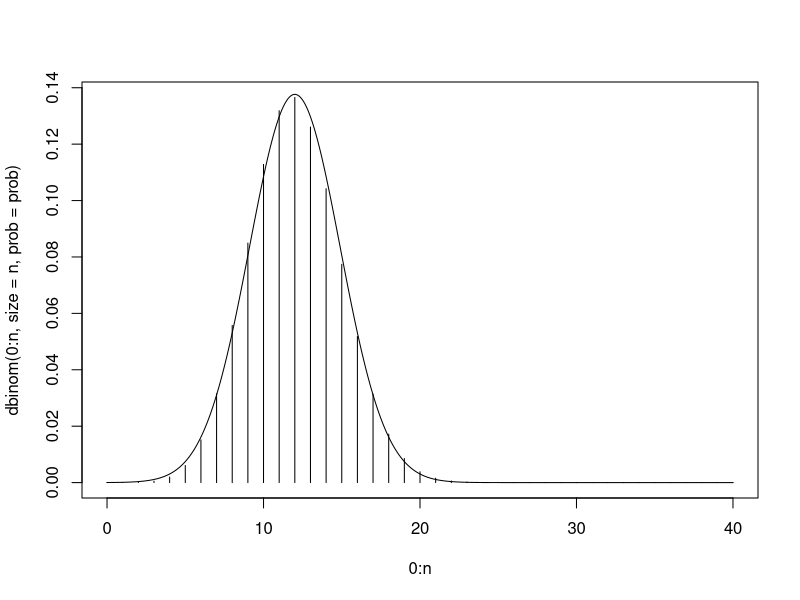
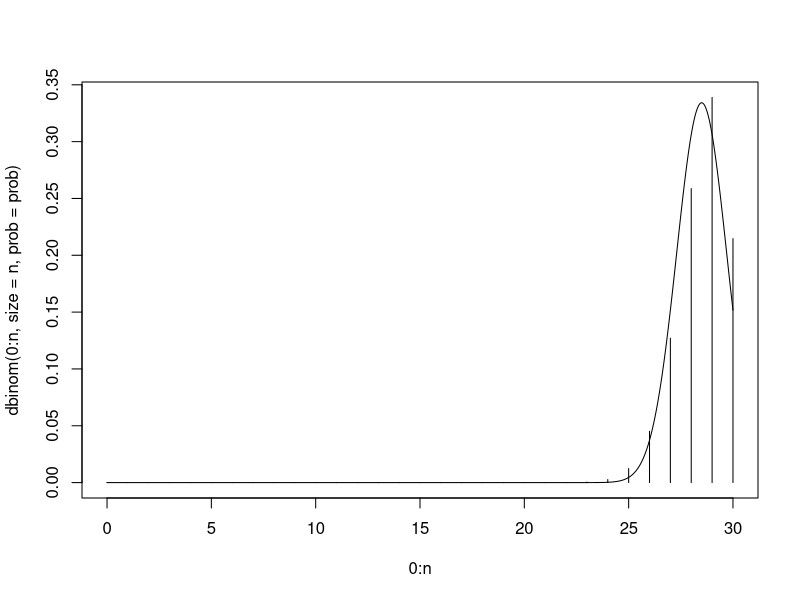
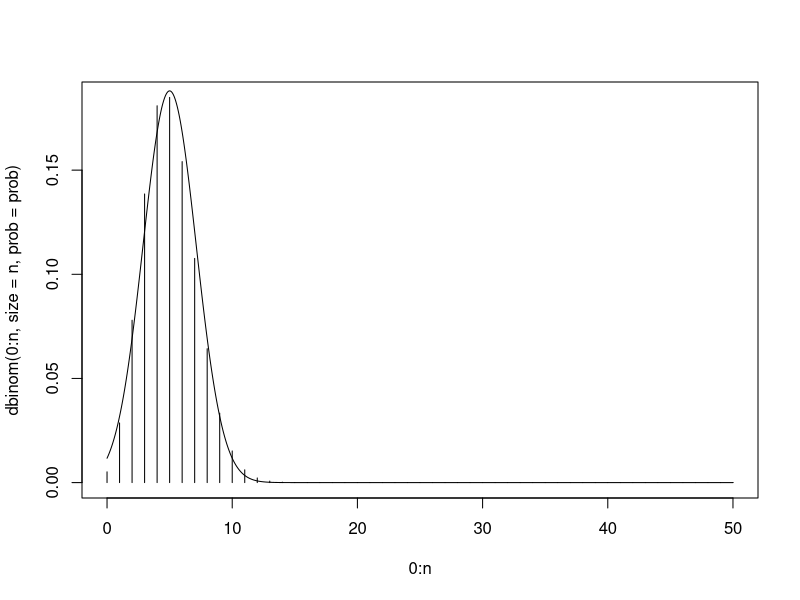

The R source for these figures, in order:
## ---- chunk 1
set.seed(42)
my_unif <- runif(30)
is.vector(my_unif)
## ---- chunk 2
my_unif[1:10]

my_unif[c(1:3, 15:17)]
## ---- chunk 3
sort(my_unif)
## ---- chunk 4
char_vec <- c('daf', "adf", "e2", '13da')
sort(char_vec)
## ---- chunk 5
data(trees)
trees
str(trees)
## ---- chunk 6
trees$Height
## ---- chunk 7
attributes(trees)
names(trees)
colnames(trees)[2:3]
## ---- chunk 8
is.list(trees)
is.data.frame(trees)
## ---- chunk 9
trees[1]
trees[[1]]
## ---- chunk 10
fit <- lm(Volume ~ Height + Girth, data = trees)
## ---- chunk 11
str(fit, max.level = 1)
## ---- chunk 12
fit$coefficients
coef(fit)

#no helper function for rank: rank(fit)
## ---- chunk 13
number <- 2
if((number %% 15) == 0) {
  print("fizz buzz")
  } else if((number %% 5) == 0){
    print("buzz")
  } else if((number %% 3) == 0){
    print("fizz")
  } else {
    print("whoops?")
  }

#if(!(number %% 15))
## ---- chunk 14
for(number in -1:41) {
  if((number %% 15) == 0) {
  print("fizz buzz")
  } else if((number %% 5) == 0){
    print("buzz")
  } else if((number %% 3) == 0){
    print("fizz")
  } else {
    print("whoops?")
  }
}

## ---- chunk 15
n <- 40
prob <- 0.3

#probabilities from a binomial RV
dbinom(0:n, size = n, prob = prob)

#plot with plot
plot(0:n, dbinom(0:n, size = n, prob = prob), type = "h")

norm_x <- seq(from  = 0, to = n, length = 1000)
dnorm(norm_x, mean = n*prob, sd = sqrt(n*prob*(1-prob)))
lines(norm_x, dnorm(norm_x, mean = n*prob, sd = sqrt(n*prob*(1-prob))))
## ---- chunk 16
plot_norm_approx <- function(n, prob) {
  #plot with plot
  plot(0:n, dbinom(0:n, size = n, prob = prob), type = "h")
  
  norm_x <- seq(from  = 0, to = n, length = 1000)
  lines(norm_x, dnorm(norm_x, 
                      mean = n*prob, 
                      sd = sqrt(n*prob*(1-prob))))
}
## ---- chunk 17
plot_norm_approx(30, 0.95)
## ---- chunk 18
plot_norm_approx <- function(n = 30, prob = 0.5) {
  #plot with plot
  plot(0:n, dbinom(0:n, size = n, prob = prob), type = "h")
  
  norm_x <- seq(from  = 0, to = n, length = 1000)
  lines(norm_x, dnorm(norm_x, 
                      mean = n*prob, 
                      sd = sqrt(n*prob*(1-prob))))
}
## ---- chunk 19
plot_norm_approx(prob = 0.1, 50)
